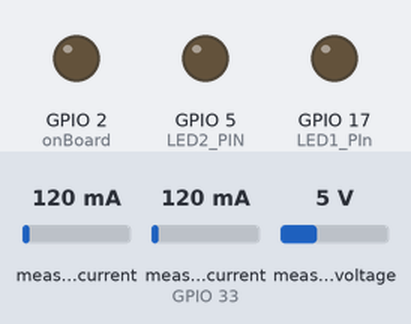
This sketch was run on a simulated ESP32. On the bench: output pins drawn as LEDs (lit = HIGH). The test bench sets the inputs (shaded band); at power-on: measured current 120 mA, measured current (sensor on GPIO 33) 120 mA, measured voltage 5 V. WiFi joins after 1.5 s; servers stay silent unless stated; the Firebase database answers and starts empty; what the sketch prints to the serial monitor is not drawn.

Above: at 0.1 s.
At 1.6 s:
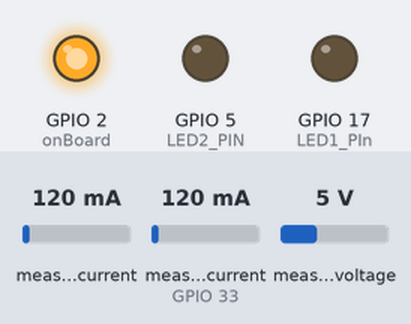
At 3.1 s:
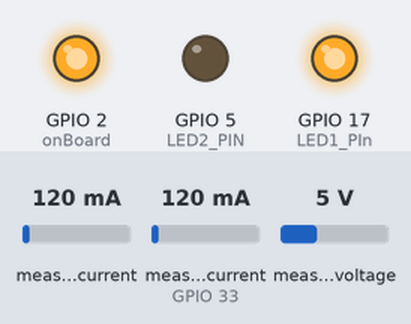
Timing chart, 0 to 8.5 s (numbered marks = the images above):
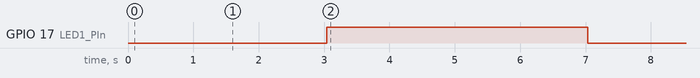

Measured:
- by itself, GPIO 17 (LED1_PIn): LOW → HIGH at 3.0 s, → LOW 4.0 s later

The sketch:

iot_final__.ino
```cpp
#include<WiFi.h>
#include "EmonLib.h"
#include<Firebase_ESP_Client.h>
#include "addons/TokenHelper.h"
#include "addons/RTDBHelper.h"

#define WIFI_SSID "ESP8266"
#define WIFI_PASSWORD "Yojithkr"
#define API_KEY "AIzaSyAw4xDLTF4-bXQ-jnOJ9MSbtsiD3g5F_rE"
#define DATABASE_URL "https://final-c00a8-default-rtdb.asia-southeast1.firebasedatabase.app/"

EnergyMonitor emon1;             // Create an instance
EnergyMonitor emon2;
EnergyMonitor emon3;
EnergyMonitor emon15;


#define LED1_PIn 17
#define LED2_PIN 5
#define LDR_PIN 34
#define onBoard 2

#define PWMChannel 0

FirebaseData fbdo;
FirebaseAuth auth;
FirebaseConfig config;

int vry = 0;
int vrb = 0;
int vyb = 0;
int c = 0;
int d = 0;

unsigned long sendDataPrevMillis = 0;
bool signupOK = false;
bool cntrl = false;


float voltage1 = 0;
float voltage2 = 0;
float voltage3 = 0;
char strng[20] = "Motor turned on";
char strng1[30] = "Motor turned off";
char strng2[50] = "Motor turned off due to voltage fault";

void setup() {


  pinMode(LED2_PIN, OUTPUT);
  pinMode(LED1_PIn, OUTPUT);
  pinMode(onBoard, OUTPUT);
  pinMode(33, INPUT);


  emon1.voltage(34, 250, 1.7 );
  emon2.voltage(35, 250, 1.7 );
  emon3.voltage(32, 250, 1.7 );// Voltage: input pin, calibration, phase_shift

  emon15.current(33, 50);


  Serial.begin(9600);
  WiFi.begin(WIFI_SSID, WIFI_PASSWORD);

  Serial.print ("Connecting to Wi-Fi");

  digitalWrite(onBoard , LOW);

  while (WiFi.status() != WL_CONNECTED)
  {
    Serial.print("."); delay (300);
  }
  Serial.println();
  Serial.print ("Connected with IP: ");
  Serial.println(WiFi.localIP());
  Serial.println();

  digitalWrite(onBoard , HIGH);

  config.api_key = API_KEY;
  config.database_url = DATABASE_URL;

  if (Firebase.signUp (&config, &auth, "", ""))
  {
    Serial.println("signUp OK");
    signupOK = true;
  }
  else
  {
    Serial.printf("%s\n", config.signer.signupError.message.c_str());
  }
  config.token_status_callback = tokenStatusCallback;

  Firebase.begin(&config, &auth);
  Firebase.reconnectWiFi (true);
}

void loop() {

  if (Firebase.ready() && signupOK && (millis() - sendDataPrevMillis > 1000 || sendDataPrevMillis == 0))
  {
    Serial.println();
    Serial.println();
    Serial.println();

    sendDataPrevMillis = millis();
    emon1.calcVI(20, 20);
    emon2.calcVI(20, 20);
    emon3.calcVI(20, 20); // Calculate all. No.of half wavelengths (crossings), time-out
    // Print out all variables (realpower, apparent power, Vrms, Irms, power factor)

    double Irms = emon15.calcIrms(1480);


    Serial.print("Current = ");
    Serial.println(Irms);
    Firebase.RTDB.setFloat(&fbdo, "Voltage/Current", Irms);


    vry = emon1.Vrms  * 1.73;
    vrb = emon2.Vrms * 1.73;
    vyb = emon3.Vrms * 1.73;
    Serial.print("V1 = ");
    Serial.println(vry);
    Serial.print("V2 = ");
    Serial.println(vrb);
    Serial.print("V3 = ");
    Serial.println(vyb);

    if (Firebase.RTDB.setFloat(&fbdo, "Voltage/Vry", vry))
    {

      Serial.print("AC voltage Vry : "); Serial.println(vry);
      Serial.print("successfully saved to: " + fbdo.dataPath());
      Serial.println(" (" + fbdo.dataType() + ")");

    }

    else
    {
      Serial.println("FAILED ldr: " + fbdo.errorReason());
    }

    if (Firebase.RTDB. setFloat(&fbdo, "Voltage/Vrb", vrb))
    {

      Serial.print("AC voltage Vrb : "); Serial.println(vrb);
      Serial.print("successfully saved to: " + fbdo.dataPath());
      Serial.println(" (" + fbdo.dataType() + ")");

    }
    else
    {
      Serial.println("FAILED:voltage " + fbdo.errorReason());
    }

    if (Firebase.RTDB. setFloat(&fbdo, "Voltage/Vyb", vyb))
    {

      Serial.print("AC voltage Vyb : "); Serial.println(vyb);
      Serial.print("successfully saved to: " + fbdo.dataPath());
      Serial.println(" (" + fbdo.dataType() + ")");

    }
    else
    {
      Serial.println("FAILED:voltage " + fbdo.errorReason());
    }


    if (Firebase.RTDB.getInt(&fbdo, "Motor_Control/Control"))
    {
      if (fbdo.dataType() == "boolean")
      {
        cntrl = fbdo.boolData();
        Serial.println("successfully read motor control Variable from: " + fbdo.dataPath() +  " : " + cntrl + "("  + fbdo.dataType() + ")");
      }
    }
    else
    {
      Serial.println("FAILED to read motor control variable " + fbdo.errorReason());
    }


    if (  (vry > 280  &&  vry < 500)  && (vrb > 280  &&  vrb < 500)  && (vyb > 280  &&  vyb < 500)  &&  cntrl    && c == 0)
    {


      Serial.println("Motor is on");


      if (Firebase.RTDB. setString(&fbdo, "Motor_Control/Motor_status", strng))
      {
        Serial.println("Motor turned ON status updated to firebase also");
        digitalWrite(LED2_PIN, HIGH);
        delay(4000);
        digitalWrite(LED2_PIN, LOW);
        Serial.println("Motor is on");

      }
      Serial.print("c value is "); Serial.println(c);
      c = 1;
      Serial.print("c value is "); Serial.println(c);
      d = 0;
    }

    if ( ! ((vry > 280  &&  vry < 500)  && (vrb > 280  &&  vrb < 500)  && (vyb > 280  &&  vyb < 500) )   ||   (!cntrl)  )
    {
      Serial.print("d value before looping is "); Serial.println(d);
      if (d == 0)
      { digitalWrite(LED1_PIn, HIGH);
        delay(4000);
        digitalWrite(LED1_PIn, LOW);

        if ( ! ((vry > 280  &&  vry < 500)  && (vrb > 280  &&  vrb < 500)  && (vyb > 280  &&  vyb < 500) )   )
        {
          if (Firebase.RTDB. setString(&fbdo, "Motor_Control/Motor_status", strng2))
          {
            Serial.println("Motor turned OFF due to voltage fault status updated to firebase also");

          }


        }
        else
        {
          if (Firebase.RTDB. setString(&fbdo, "Motor_Control/Motor_status", strng1))
          {
            Serial.println("Motor turned OFF status updated to firebase also");

          }
        }
        Serial.print("d value after looping is "); Serial.println(d);

        d = 1;

        c = 0;
      }


    }


  }

}
```
